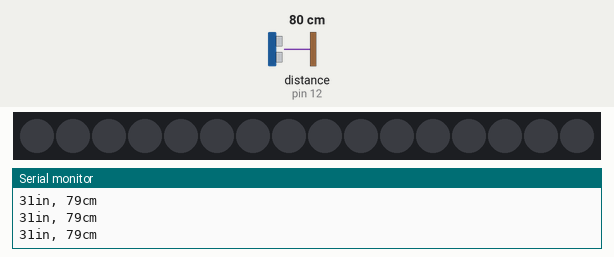
This sketch was run on a simulated Arduino Uno, built with avr-gcc and run on an emulated ATmega328P. Parts: 16 RGB LEDs in strip order, left to right, the last lines printed to the serial monitor. Wiring (inferred from the names in the program): ultrasonic range finder: trigger pin 11; echo pin 12. The test bench sets the inputs (shaded band); at power-on: distance to the obstacle (sensor on pin 12) 80 cm. The echo pulse lasts 58.3 µs per cm; dim RGB values are drawn brighter than linear.

Above: at 1.2 s.
1.3 s: distance to the obstacle (sensor on pin 12) set to 7 cm
4.3 s: distance to the obstacle (sensor on pin 12) set to 4 cm
At 4.92 s:
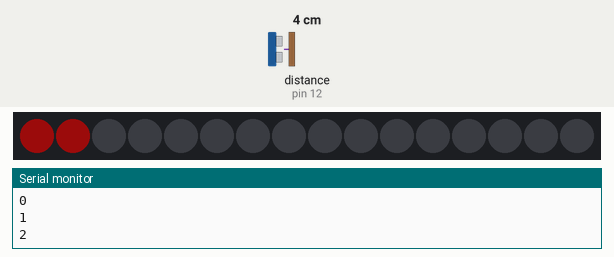
At 8.3 s:
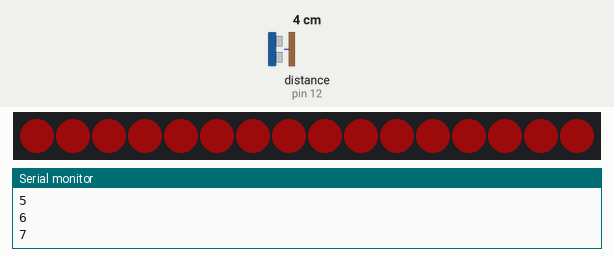
Timing chart, 0 to 9.8 s (numbered marks = the images above; inputs shaded):
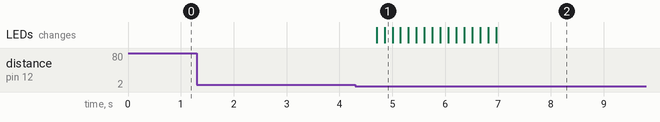

The sketch:

hc-s404-neo-v1.ino
```cpp
/*
 * created by Rui Santos, http://randomnerdtutorials.com
 *
 * Complete Guide for Ultrasonic Sensor HC-SR04
 *
    Ultrasonic sensor Pins:
        VCC: +5VDC
        Trig : Trigger (INPUT) - Pin11
        Echo: Echo (OUTPUT) - Pin 12
        GND: GND
 */
#include <Adafruit_NeoPixel.h>
#ifdef __AVR__
  #include <avr/power.h>
#endif

#define PIN 6
#define NUM_LEDS 16
#define BRIGHTNESS 25

Adafruit_NeoPixel strip = Adafruit_NeoPixel(NUM_LEDS, PIN, NEO_GRBW + NEO_KHZ800);
///////////////////
int trigPin = 11;    //Trig - green Jumper
int echoPin = 12;    //Echo - yellow Jumper
long duration, cm, inches;

void setup() {
  //Serial Port begin
  Serial.begin (9600);
  #if defined (__AVR_ATtiny85__)
    if (F_CPU == 16000000) clock_prescale_set(clock_div_1);
  #endif
  // End of trinket special code
  strip.setBrightness(BRIGHTNESS);
  strip.begin();
  strip.show(); // Initialize all pixels to 'off'
  /////////////////////////
  //Define inputs and outputs
  pinMode(trigPin, OUTPUT);
  pinMode(echoPin, INPUT);
}

void loop()
{


  // The sensor is triggered by a HIGH pulse of 10 or more microseconds.
  // Give a short LOW pulse beforehand to ensure a clean HIGH pulse:
  digitalWrite(trigPin, LOW);
  delayMicroseconds(5);
  digitalWrite(trigPin, HIGH);
  delayMicroseconds(10);
  digitalWrite(trigPin, LOW);

  // Read the signal from the sensor: a HIGH pulse whose
  // duration is the time (in microseconds) from the sending
  // of the ping to the reception of its echo off of an object.
  pinMode(echoPin, INPUT);
  duration = pulseIn(echoPin, HIGH);

  // convert the time into a distance
  cm = (duration/2) / 29.1;
  inches = (duration/2) / 74;
  if(cm > 0 && cm < 5){
    Serial.println("0-5 *************************************");
    circular(0,16,255,0,0,20);
  }
  Serial.print(inches);
  Serial.print("in, ");
  Serial.print(cm);
  Serial.print("cm");
  Serial.println();

  delay(250);
}
void circular(int s, int lds, int  r,int g,int b,int w){
// s:start   lds:the number of leds  r:red  g:green  b:blue  w:white
int delayVal = 150;// change the delayVal to speed things up
int j;
Serial.println();//debug
for(j = 0; j < 16 ; j++){
    Serial.println (s);//debug
          strip.setPixelColor(s, strip.Color(r,g,b,w ));
          delay(delayVal);
           strip.show();
            s++; // increase s by 1;
            if (s > (lds -1)) { s = 0;}
 }
}
```

Measured:
- the behaviour switches between 6 and 5 cm on distance to the obstacle (sensor on pin 12) (found by bisection; images 0 and 1)
- after the input at 4.3 s, the LEDs: first change after 0.40 s (image 1 shows a later state)
